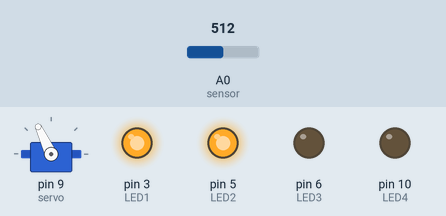
Recording of a sketch running on a simulated Arduino Uno, built with avr-gcc and run on an emulated ATmega328P. Parts: servo, output pins drawn as LEDs (lit = HIGH). The inputs (shaded band) are chosen by the test bench; at power-on: A0 (sensor) = 512.

Above: at 2.3 s.
2.4 s: A0 (sensor) set to 488
At 3.1 s:
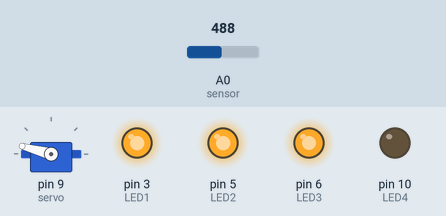
5.9 s: A0 (sensor) set to 306
At 6.7 s:
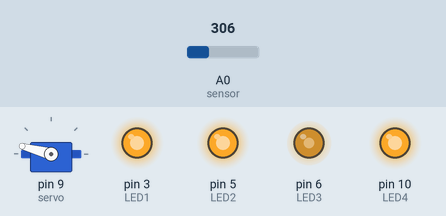
9.4 s: A0 (sensor) set to 122
At 10.3 s:
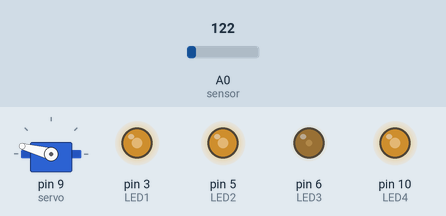
12.9 s: A0 (sensor) set to 0
At 16.4 s:
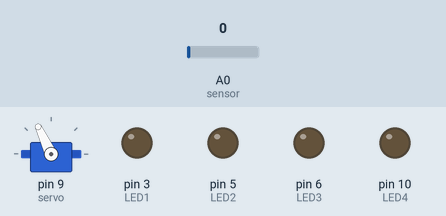
16.5 s: A0 (sensor) set to 47
19.5 s: A0 (sensor) set to 57
At 23.1 s:
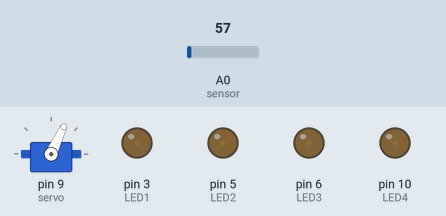
Timing chart, 0 to 29.4 s (numbered marks = the images above; inputs shaded):
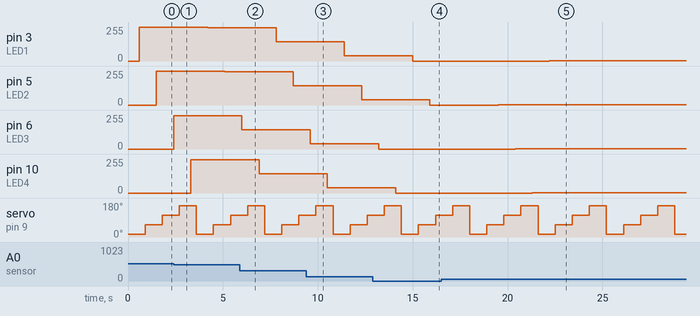

The sketch:

distance_sweep.ino
```cpp
#include <Servo.h>

const int servo = 9;
const int sensor = A0;
const int LED1 = 3;
const int LED2 = 5;
const int LED3 = 6;
const int LED4 = 10;

int dist1 = 0;
int dist2 = 0;
int dist3 = 0;
int dist4 = 0;

Servo myServo;

void setup() {
  myServo.attach(servo);
  pinMode(servo, OUTPUT);
  pinMode(LED1, OUTPUT);
  pinMode(LED2, OUTPUT);
  pinMode(LED3, OUTPUT);
  pinMode(LED4, OUTPUT);
}

void loop() {
  dist1 = readDistance(15);
  analogWrite(LED1, dist1);
  delay(300);

  dist2 = readDistance(65);
  analogWrite(LED2, dist2);
  delay(300);

  dist3 = readDistance(115);
  analogWrite(LED3, dist3);
  delay(300);

  dist4 = readDistance(165);
  analogWrite(LED4, dist4);
  delay(300);
}

int readDistance(int pos) {
  myServo.write(pos);
  delay(600);
  int dist = analogRead(sensor);
  dist = map(dist, 50, 500, 0, 255);
  dist = constrain(dist, 0, 255);
  return dist;
}
```

Measured:
- the behaviour switches between 500 and 499 on A0 (sensor) (found by bisection; images 0 and 1)
- the behaviour switches between 51 and 52 on A0 (sensor) (found by bisection; images 4 and 5)
- after the input at 2.4 s, pin 3 (LED1): 255/255 → 248/255 after 1.8 s; pin 5 (LED2): 255/255 → 248/255 after 2.7 s; pin 6 (LED3): 0/255 → 248/255 at once; pin 10 (LED4): 0/255 → 248/255 after 0.90 s
- after the input at 5.9 s, pin 3 (LED1): 248/255 → 145/255 after 1.9 s; pin 5 (LED2): 248/255 → 145/255 after 2.8 s; pin 6 (LED3): 248/255 → 145/255 after 0.10 s; pin 10 (LED4): 248/255 → 145/255 after 1.0 s
- after the input at 9.4 s, pin 3 (LED1): 145/255 → 40/255 after 2.0 s; pin 5 (LED2): 145/255 → 40/255 after 2.9 s; pin 6 (LED3): 145/255 → 40/255 after 0.20 s; pin 10 (LED4): 145/255 → 40/255 after 1.1 s
- after the input at 12.9 s, pin 3 (LED1): 40/255 → 0/255 after 2.1 s; pin 5 (LED2): 40/255 → 0/255 after 3.0 s; pin 6 (LED3): 40/255 → 0/255 after 0.30 s; pin 10 (LED4): 40/255 → 0/255 after 1.2 s
- after the input at 19.5 s, pin 3 (LED1): 0/255 → 3/255 after 2.7 s; pin 5 (LED2): 0/255 → 3/255 at once; pin 6 (LED3): 0/255 → 3/255 after 0.91 s; pin 10 (LED4): 0/255 → 3/255 after 1.8 s
- by itself, servo on pin 9 (servo): repeats every 3.6 s: 165° 0.90 s, 15° 0.90 s, 65° 0.90 s, 115° 0.90 s
